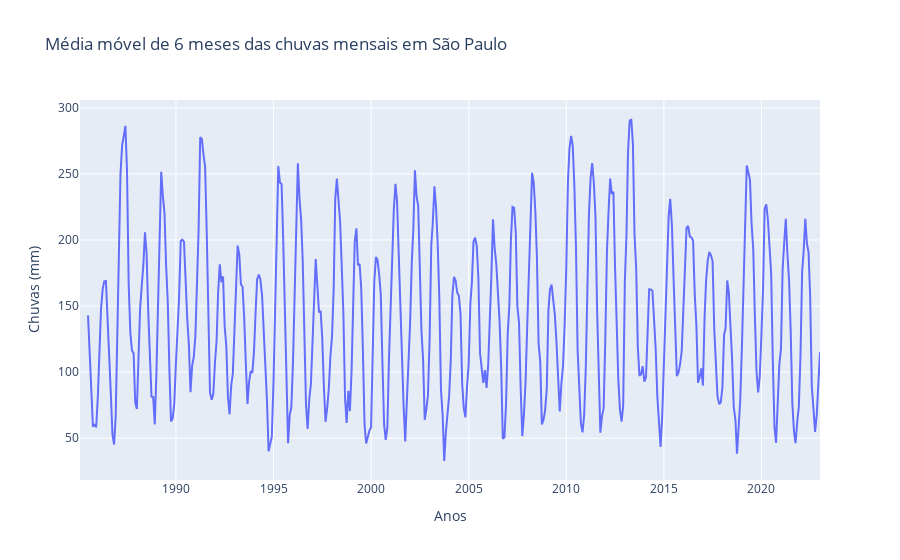

Notebook source saved alongside this figure:
### Markdown cell above
A média móvel é utilizada para suavizar grandes desvios e auxiliar a identificação de tendências nos dados. Usaremos a média móvel dos últimos seis meses no presente trabalho.

### Code cell
fig = go.Figure()
fig.add_trace(go.Scatter(x=media_movel.index, y=media_movel.values,
                    mode='lines',
                    name='lines'))
fig.update_layout(title='Média móvel de 6 meses das chuvas mensais em São Paulo',
                    xaxis_title='Anos',
                    yaxis_title='Chuvas (mm)')
fig.show()

### Figure 1 — Plotly figure (JSON) as saved in the notebook; plotly's stock layout.template omitted (floating-point values rounded to 4 significant figures; data arrays with more than 128 entries replaced by an {"elided": "..."} marker saying what was removed)
{"data": [{"mode": "lines", "name": "lines", "type": "scatter", "x": {"elided": "456 str values"}, "y": {"elided": "456 float values"}}], "layout": {"title": {"text": "Média móvel de 6 meses das chuvas mensais em São Paulo"}, "xaxis": {"title": {"text": "Anos"}}, "yaxis": {"title": {"text": "Chuvas (mm)"}}}}
